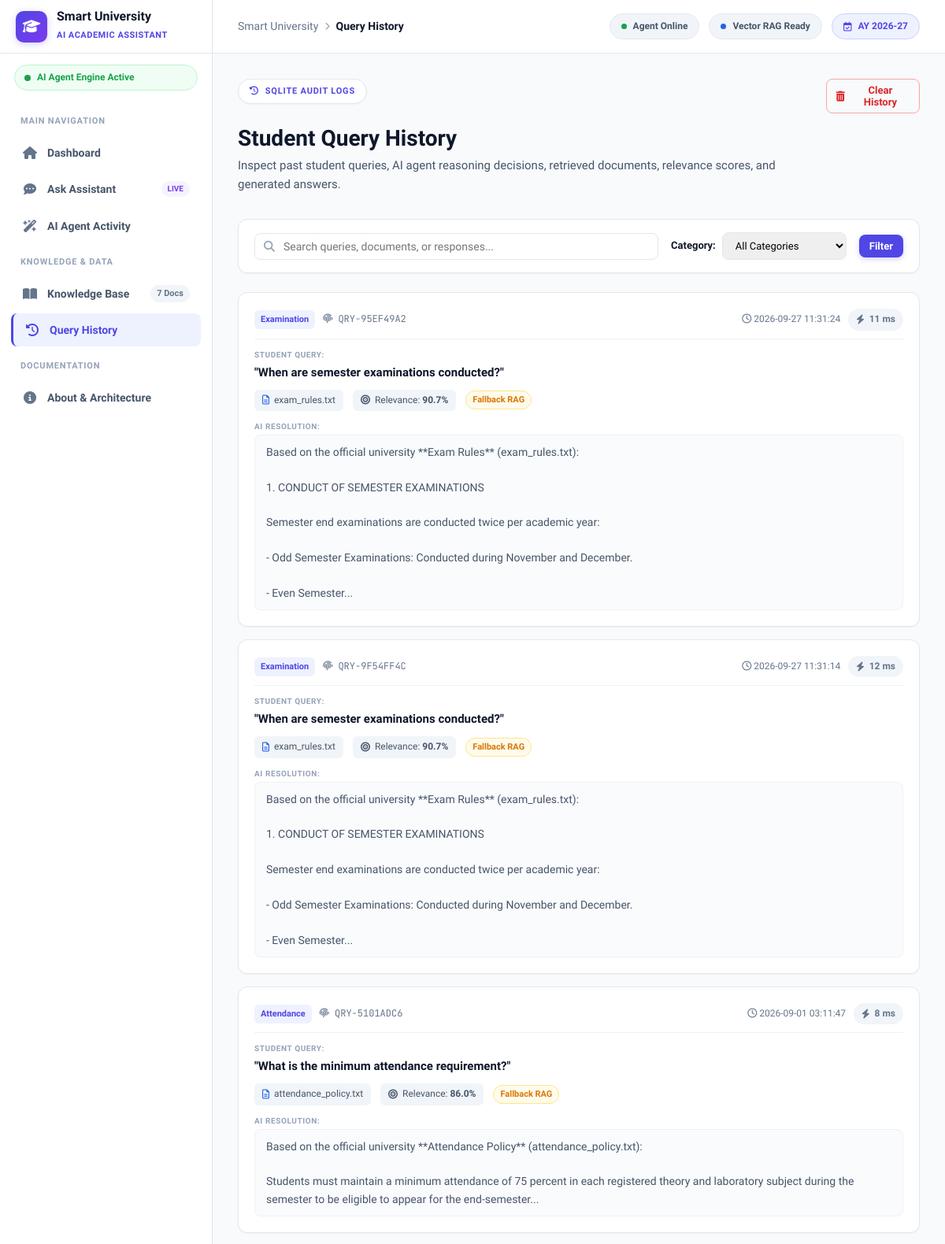
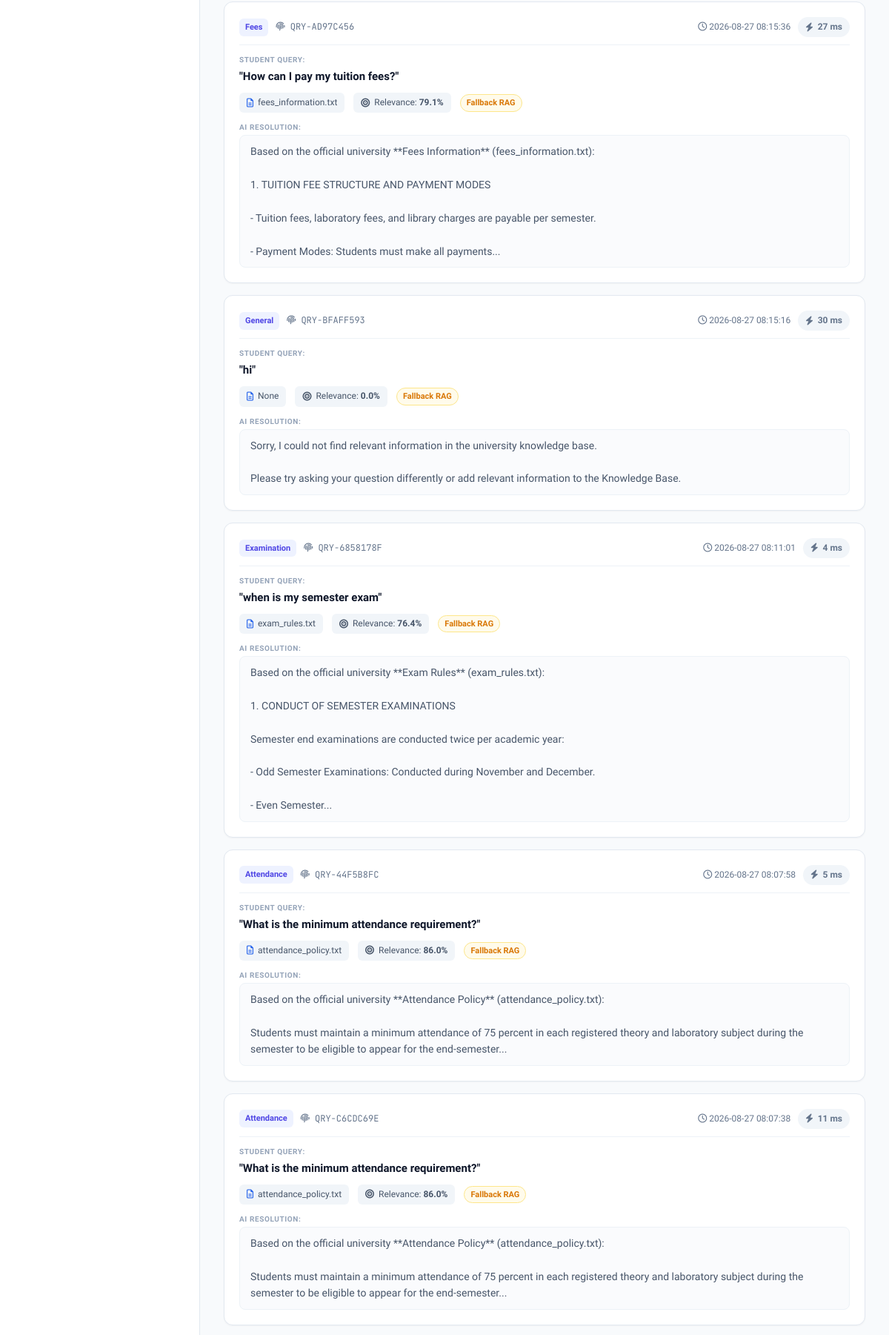
The app's page /history (upper part) with its own data (2 pictures, top to bottom).
### tables this page shows
CREATE TABLE query_history (
            id INTEGER PRIMARY KEY AUTOINCREMENT,
            query_id TEXT UNIQUE NOT NULL,
            student_query TEXT NOT NULL,
            query_category TEXT NOT NULL,
            agent_decision TEXT,
            retrieved_document TEXT,
            relevance_score REAL,
            retrieved_context TEXT,
            generated_response TEXT NOT NULL,
            is_fallback INTEGER DEFAULT 0,
            latency_ms INTEGER DEFAULT 0,
            timestamp DATETIME DEFAULT CURRENT_TIMESTAMP
        );

### app.py (the view)
@app.route("/history")
def history():
    category_filter = request.args.get("category", "all")
    search_query = request.args.get("search", "").strip()
    history_items = get_query_history(limit=100, category=category_filter, search=search_query)
    analytics = get_analytics_stats()
    return render_template(
        "history.html",
        history=history_items,
        analytics=analytics,
        current_category=category_filter,
        search_query=search_query,
        active_page="history"
    )

### app.py (called while the page is built)
@app.context_processor
def inject_global_data():
    kb_stats = get_knowledge_base_stats()
    return {
        "sample_questions": SAMPLE_QUESTIONS,
        "total_kb_docs": kb_stats["total_documents"],
        "app_version": "v1.0.4 - Capstone Edition",
        "has_gemini_key": bool(os.getenv("GEMINI_API_KEY", "").strip() and os.getenv("GEMINI_API_KEY") != "your_api_key_here")
    }

### database/db.py (called while the page is built)
def get_connection():
    conn = sqlite3.connect(DB_PATH)
    conn.row_factory = sqlite3.Row
    return conn

def get_query_history(limit=50, category=None, search=None):
    conn = get_connection()
    cursor = conn.cursor()
    query = "SELECT * FROM query_history WHERE 1=1"
    params = []
    if category and category.lower() != "all":
        query += " AND query_category = ?"
        params.append(category)
    if search:
        query += " AND (student_query LIKE ? OR generated_response LIKE ? OR retrieved_document LIKE ?)"
        term = f"%{search}%"
        params.extend([term, term, term])
    query += " ORDER BY id DESC LIMIT ?"
    params.append(limit)
    cursor.execute(query, params)
    rows = cursor.fetchall()
    result = [dict(row) for row in rows]
    conn.close()
    return result

### services/document_retrieval.py (called while the page is built)
def get_retrieval_engine() -> DocumentRetrievalEngine:
    global _retrieval_engine
    if _retrieval_engine is None:
        _retrieval_engine = DocumentRetrievalEngine()
    return _retrieval_engine

### services/knowledge_base.py (called while the page is built)
def get_knowledge_base_stats() -> dict:
    docs = get_all_documents()
    engine = get_retrieval_engine()
    return {
        "total_documents": len(docs),
        "total_chunks": len(engine.chunks),
        "documents": [{"title": d["title"], "filename": d["filename"], "category": d["category"]} for d in docs]
    }

### templates/history.html (shortened to what this page needs)
{% extends "base.html" %}
{% block breadcrumb %}Query History{% endblock %}
{% block content %}
<div class="page-container">
    <div class="page-header-row">
        <div>
            <div class="hero-badge">
                <i class="fa-solid fa-clock-rotate-left"></i>
                <span>SQLITE AUDIT LOGS</span>
            </div>
            <h1 class="page-title">Student Query History</h1>
            <p class="page-subtitle">
                Inspect past student queries, AI agent reasoning decisions, retrieved documents, relevance scores, and generated answers.
            </p>
        </div>
        <div class="page-actions">
            {% if history %}
                <form method="POST" action="{{ url_for('handle_clear_history') }}" onsubmit="return confirm('Are you sure you want to clear all query history records?');">
                    <button type="submit" class="btn btn-danger-outline btn-sm">
                        <i class="fa-solid fa-trash-can"></i>
                        <span>Clear History</span>
                    </button>
                </form>
            {% endif %}
        </div>
    </div>
    <div class="filter-bar-card">
        <form method="GET" action="{{ url_for('history') }}" class="filter-form">
            <div class="search-input-wrap">
                <i class="fa-solid fa-magnifying-glass search-icon"></i>
                <input
                    type="text"
                    name="search"
                    placeholder="Search queries, documents, or responses..."
                    value="{{ search_query }}"
                >
            </div>
            <div class="category-filter-wrap">
                <label for="catFilter">Category:</label>
                <select id="catFilter" name="category" onchange="this.form.submit()">
                    <option value="all" {% if current_category == 'all' %}selected{% endif %}>All Categories</option>
                </select>
            </div>
            <button type="submit" class="btn btn-primary btn-sm">Filter</button>
        </form>
    </div>
    {% if history %}
        <div class="history-cards-list">
            {% for item in history %}
                <div class="history-item-card">
                    <div class="history-header">
                        <div class="h-left">
                            <span class="category-badge-sm">{{ item.query_category }}</span>
                            <span class="h-query-id"><i class="fa-solid fa-fingerprint"></i> {{ item.query_id }}</span>
                        </div>
                        <div class="h-right">
                            <span class="h-time"><i class="fa-regular fa-clock"></i> {{ item.timestamp }}</span>
                            <span class="meta-tag"><i class="fa-solid fa-bolt"></i> {{ item.latency_ms }} ms</span>
                        </div>
                    </div>
                    <div class="history-body">
                        <div class="h-query-block">
                            <span class="h-label">STUDENT QUERY:</span>
                            <p class="h-query-text">"{{ item.student_query }}"</p>
                        </div>
                        <div class="h-retrieval-summary">
                            <div class="h-doc-chip">
                                <i class="fa-regular fa-file-lines text-blue"></i>
                                <span>{{ item.retrieved_document }}</span>
                            </div>
                            <div class="h-score-chip">
                                <i class="fa-solid fa-bullseye text-green"></i>
                                <span>Relevance: <strong>{{ item.relevance_score }}%</strong></span>
                            </div>
                            {% if item.is_fallback %}
                                <span class="badge-fallback">Fallback RAG</span>
                            {% else %}
                                <span class="badge-gemini">Gemini API</span>
                            {% endif %}
                        </div>
                        <div class="h-response-block">
                            <span class="h-label">AI RESOLUTION:</span>
                            <div class="h-response-text">{{ item.generated_response|truncate(260)|replace('\n', '<br>')|safe }}</div>
                        </div>
                    </div>
                </div>
            {% endfor %}
        </div>
    {% endif %}
</div>
{% endblock %}

### templates/base.html (shortened to what this page needs)
<!DOCTYPE html>
<html lang="en">
<head>
    <link rel="stylesheet" href="https://cdnjs.cloudflare.com/ajax/libs/font-awesome/6.5.1/css/all.min.css">
    <link rel="stylesheet" href="{{ url_for('static', filename='style.css') }}">
</head>
<body class="light-theme">
    <div class="app-layout">
        <aside class="app-sidebar" id="appSidebar">
            <div class="sidebar-header">
                <div class="brand-logo">
                    <div class="brand-icon-box">
                        <i class="fa-solid fa-graduation-cap"></i>
                    </div>
                    <div class="brand-text">
                        <h2>Smart University</h2>
                        <span class="brand-subtitle">AI Academic Assistant</span>
                    </div>
                </div>
            </div>
            <div class="sidebar-version-pill">
                <span class="pulse-indicator"></span>
                <span>AI Agent Engine Active</span>
            </div>
            <nav class="sidebar-nav">
                <div class="nav-section-title">MAIN NAVIGATION</div>
                <a href="{{ url_for('index') }}" class="nav-item {% if active_page == 'dashboard' %}active{% endif %}" id="nav-dashboard">
                    <i class="fa-solid fa-house"></i>
                    <span>Dashboard</span>
                </a>
                <a href="{{ url_for('index') }}#query-section" class="nav-item" id="nav-ask">
                    <i class="fa-solid fa-comment-dots"></i>
                    <span>Ask Assistant</span>
                    <span class="badge-accent">Live</span>
                </a>
                <a href="{{ url_for('index') }}#agent-activity" class="nav-item" id="nav-agent">
                    <i class="fa-solid fa-wand-magic-sparkles"></i>
                    <span>AI Agent Activity</span>
                </a>
                <div class="nav-section-title">KNOWLEDGE & DATA</div>
                <a href="{{ url_for('knowledge_base') }}" class="nav-item {% if active_page == 'knowledge_base' %}active{% endif %}" id="nav-kb">
                    <i class="fa-solid fa-book-open"></i>
                    <span>Knowledge Base</span>
                    <span class="badge-pill">{{ total_kb_docs }} Docs</span>
                </a>
                <a href="{{ url_for('history') }}" class="nav-item {% if active_page == 'history' %}active{% endif %}" id="nav-history">
                    <i class="fa-solid fa-clock-rotate-left"></i>
                    <span>Query History</span>
                </a>
                <div class="nav-section-title">DOCUMENTATION</div>
                <a href="{{ url_for('about') }}" class="nav-item {% if active_page == 'about' %}active{% endif %}" id="nav-about">
                    <i class="fa-solid fa-circle-info"></i>
                    <span>About & Architecture</span>
                </a>
            </nav>
        </aside>
        <div class="app-main-wrapper">
            <header class="app-topbar">
                <div class="topbar-left">
                    <div class="breadcrumbs">
                        <span class="bc-root">Smart University</span>
                        <i class="fa-solid fa-chevron-right bc-sep"></i>
                        <span class="bc-current">{% block breadcrumb %}Dashboard{% endblock %}</span>
                    </div>
                </div>
                <div class="topbar-right">
                    <div class="system-status-pills">
                        <div class="status-pill" title="AI Agent Status">
                            <span class="pill-dot green"></span>
                            <span class="pill-text">Agent Online</span>
                        </div>
                        <div class="status-pill" title="RAG Vector Engine">
                            <span class="pill-dot blue"></span>
                            <span class="pill-text">Vector RAG Ready</span>
                        </div>
                        <div class="status-pill highlight" title="Academic Year">
                            <i class="fa-regular fa-calendar-check"></i>
                            <span class="pill-text">AY 2026-27</span>
                        </div>
                    </div>
                </div>
            </header>
            <main class="app-content-body">
                {% block content %}{% endblock %}
            </main>
        </div>
    </div>
</body>
</html>

### records on screen
query_history: query_category "Examination", query_id "QRY-95EF49A2", timestamp "2026-09-27 11:31:24", latency_ms "11", student_query "When are semester examinations conducted?", retrieved_document "exam_rules.txt", relevance_score "90.7", is_fallback "Fallback RAG", generated_response "Based on the official university **Exam Rules** (exam_rules.txt): 1. CONDUCT OF SEMESTER EXAMINATIONS Semester end examinations are conducted twice per academic year: - Odd Semester Examinations: Conducted during November and December. - Even Semester..."
query_history: query_category "Examination", query_id "QRY-9F54FF4C", timestamp "2026-09-27 11:31:14", latency_ms "12", student_query "When are semester examinations conducted?", retrieved_document "exam_rules.txt", relevance_score "90.7", is_fallback "Fallback RAG", generated_response "Based on the official university **Exam Rules** (exam_rules.txt): 1. CONDUCT OF SEMESTER EXAMINATIONS Semester end examinations are conducted twice per academic year: - Odd Semester Examinations: Conducted during November and December. - Even Semester..."
query_history: query_category "Attendance", query_id "QRY-5101ADC6", timestamp "2026-09-01 03:11:47", latency_ms "8", student_query "What is the minimum attendance requirement?", retrieved_document "attendance_policy.txt", relevance_score "86.0", is_fallback "Fallback RAG", generated_response "Based on the official university **Attendance Policy** (attendance_policy.txt): Students must maintain a minimum attendance of 75 percent in each registered theory and laboratory subject during the semester to be eligible to appear for the end-semester..."
query_history: query_category "Fees", query_id "QRY-AD97C456", timestamp "2026-08-27 08:15:36", latency_ms "27", student_query "How can I pay my tuition fees?", retrieved_document "fees_information.txt", relevance_score "79.1", is_fallback "Fallback RAG", generated_response "Based on the official university **Fees Information** (fees_information.txt): 1. TUITION FEE STRUCTURE AND PAYMENT MODES - Tuition fees, laboratory fees, and library charges are payable per semester. - Payment Modes: Students must make all payments..."
query_history: query_category "General", query_id "QRY-BFAFF593", timestamp "2026-08-27 08:15:16", latency_ms "30", student_query "hi", retrieved_document "None", relevance_score "0.0", is_fallback "Fallback RAG", generated_response "Sorry, I could not find relevant information in the university knowledge base. Please try asking your question differently or add relevant information to the Knowledge Base."
query_history: query_category "Examination", query_id "QRY-6858178F", timestamp "2026-08-27 08:11:01", latency_ms "4", student_query "when is my semester exam", retrieved_document "exam_rules.txt", relevance_score "76.4", is_fallback "Fallback RAG", generated_response "Based on the official university **Exam Rules** (exam_rules.txt): 1. CONDUCT OF SEMESTER EXAMINATIONS Semester end examinations are conducted twice per academic year: - Odd Semester Examinations: Conducted during November and December. - Even Semester..."
query_history: query_category "Attendance", query_id "QRY-44F5B8FC", timestamp "2026-08-27 08:07:58", latency_ms "5", student_query "What is the minimum attendance requirement?", retrieved_document "attendance_policy.txt", relevance_score "86.0", is_fallback "Fallback RAG", generated_response "Based on the official university **Attendance Policy** (attendance_policy.txt): Students must maintain a minimum attendance of 75 percent in each registered theory and laboratory subject during the semester to be eligible to appear for the end-semester..."
query_history: query_category "Attendance", query_id "QRY-C6CDC69E", timestamp "2026-08-27 08:07:38", latency_ms "11", student_query "What is the minimum attendance requirement?", retrieved_document "attendance_policy.txt", relevance_score "86.0", is_fallback "Fallback RAG", generated_response "Based on the official university **Attendance Policy** (attendance_policy.txt): Students must maintain a minimum attendance of 75 percent in each registered theory and laboratory subject during the semester to be eligible to appear for the end-semester..."

### other values on screen
{{ total_kb_docs }} "7"
